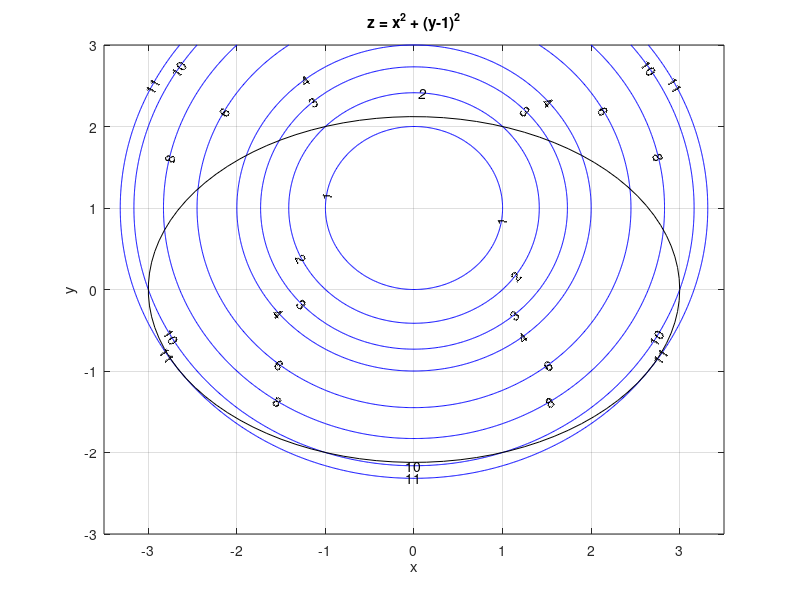

The MATLAB script that drew this image:
clf

% colormap prism
[X,Y] = meshgrid(-3.5:.01:3.5,-3:.01:3);
Z = X.^2 + (Y-1).^2;
% [C,h] = contour(X,Y,Z);
[C,h] = contour(X,Y,Z,[1,2,3,4,6,8,10,11],'b');
set(h,'ShowText','on','TextStep',get(h,'LevelStep'));
% set(h,'ShowText','on');
grid on
xlabel('x')
ylabel('y')
title('z = x^2 + (y-1)^2')

hold on
t = linspace(0,2*pi);
x = 3*cos(t);
y = (3/sqrt(2))*sin(t);
plot(x,y,'k');
